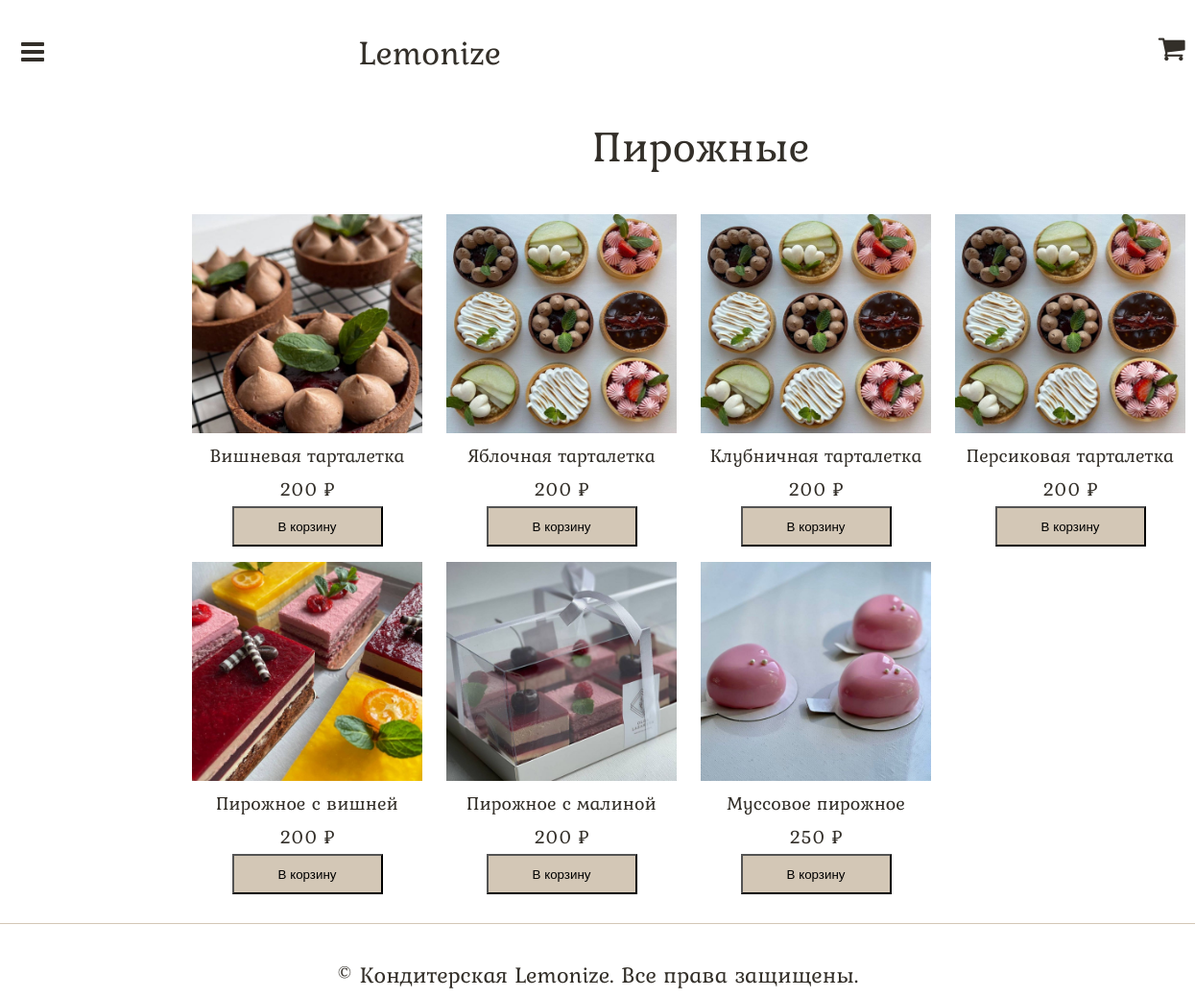
Page /ProductPagePastries on the committed database.
### main/models.py (models this page shows, shortened)
class Product(models.Model):
    title = models.CharField('Название', max_length=50)
    type = models.CharField('Тип', max_length=50)
    price = models.IntegerField('Цена')
    image = models.TextField('Путь до фото')

### main/views.py (the view)
# urls.py: path('ProductPagePastries', views.ProductPagePastries, name='pastries'),
def ProductPagePastries(request):
    title = 'Пирожные'
    products = Product.objects.filter(type=title)
    add_to_basket(request)
    logger.error('Загрузка страницы пирожных')
    return render(request, 'main/ProductPage.html', {'title': title, 'products': products})

### main/templates/main/ProductPage.html (shortened to what this page needs)
{% extends 'main/base.html' %}
{% block link_css %}
	<link rel="stylesheet" type="text/css" href="static/main/css/ProductPage.css?v=7">
{% endblock %}
{% block content %}
<body>
	<main>
		<div class="subtitle">
			<p>{{ title }}</p>
		</div>
			<div class="products">
				{% for el in products %}
					<div class="product">
						<div class="photo">
							<img src="{{el.image}}" alt="">
						</div>
						<div class="about">
							<p class="name">{{el.title}}</p>
							<p class="price">{{el.price}} ₽</p>
							<form method="post">
								<button type="submit" class="button">В корзину</button>
							</form>
						</div>
					</div>
				{% endfor %}
			</div>
	</main>
{% endblock %}

### main/static/main/css/ProductPage.css (style rules this page uses)
* { margin: 0; padding: 0; }
body { font-family: Kurale, 'Comic Sans MS'; color: #332F29; }
main { position: relative; width: 1035px; left: 200px; }
.subtitle { position: relative; width: 200px; height: 68px; left: 50%; margin-left: -100px; margin-top: 37px; margin-bottom: 37px; font-style: normal; font-weight: normal; font-size: 46px; line-height: 68px; display: flex; align-items: center; text-align: center; color: #332F29; }
.products { position: relative; width: 1035px; margin-bottom: 30px; display: grid; grid-template-columns: repeat(4, 1fr); grid-column-gap: 10px; grid-row-gap: 1em; }
.product { position: relative; width: 240px; height: 346px; margin-right: 15px; }
.photo { position: relative; width: 240px; height: 228px; background: gray; }
.photo img { width: 240px; height: 228px; }
.about { position: relative; width: 240px; height: 112px; top: 6px; font-style: normal; font-weight: normal; font-size: 20px; line-height: 35px; align-items: center; text-align: center; color: #332F29; }
.button { position: relative; width: 157px; height: 42px; background: #D3C7B6; }

### rows in the picture
Product: image (picture), title "Вишневая тарталетка", price "200"
Product: image (picture), title "Яблочная тарталетка", price "200"
Product: image (picture), title "Клубничная тарталетка", price "200"
Product: image (picture), title "Персиковая тарталетка", price "200"
Product: image (picture), title "Пирожное с вишней", price "200"
Product: image (picture), title "Пирожное с малиной", price "200"
Product: image (picture), title "Муссовое пирожное", price "250"

### other values in the picture
{{ title }} "Пирожные"
